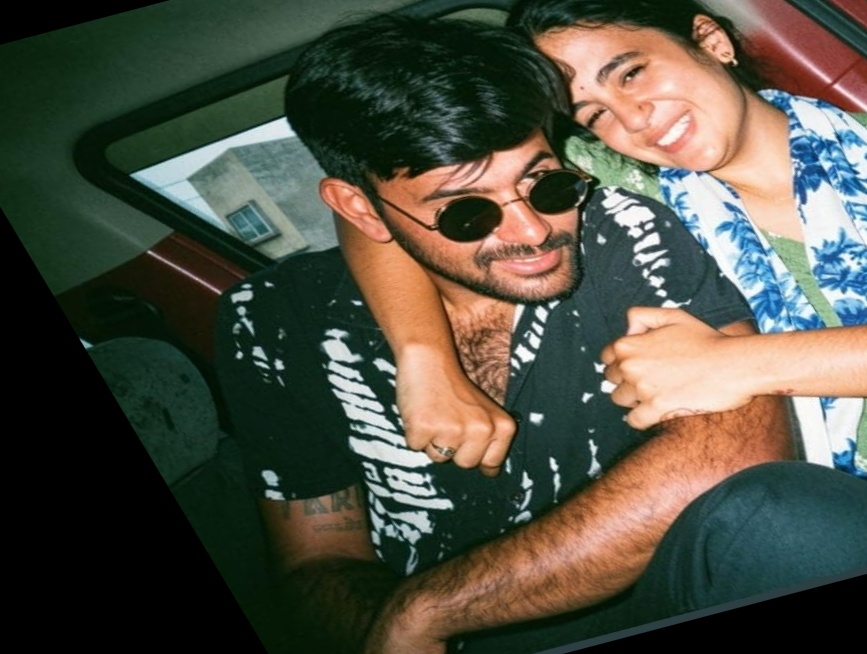
#> input picture LIST OF EXPERIMENTS/11TH/affine_image.jpg, 867 x 654 px
$ python affine_transformation.py
#> lines starting #> are read from the running program, lines starting #| are printed output that depends on the picture
import cv2
import tkinter as tk
from tkinter import filedialog
import os
import numpy as np


# 11th experiment folder path
save_folder = r"C:\Users\DELL\OneDrive\Desktop\my work\python learning\11th experiment"


# Select image
root = tk.Tk()
root.withdraw()

image_path = filedialog.askopenfilename(
    title="Select an Image",
    filetypes=[("Image Files", "*.jpg *.jpeg *.png")]
)
#> the answer given: affine_image.jpg


# Read image
image = cv2.imread(image_path)
#> image is the input picture: shape (654, 867, 3); mean B, G, R 66.5, 79.2, 79.7

if image is None:
    print("Image not found")
    exit()


# Get image size
rows, cols = image.shape[:2]
#> rows = 654; cols = 867


# -------- Select three points from original image --------

points1 = np.float32([
    [50, 50],
    [200, 50],
    [50, 200]
])


# -------- Destination points --------

points2 = np.float32([
    [10, 100],
    [200, 50],
    [100, 250]
])


# Create affine transformation matrix

matrix = cv2.getAffineTransform(
    points1,
    points2
)


# Apply transformation

affine_image = cv2.warpAffine(
    image,
    matrix,
    (cols, rows)
)
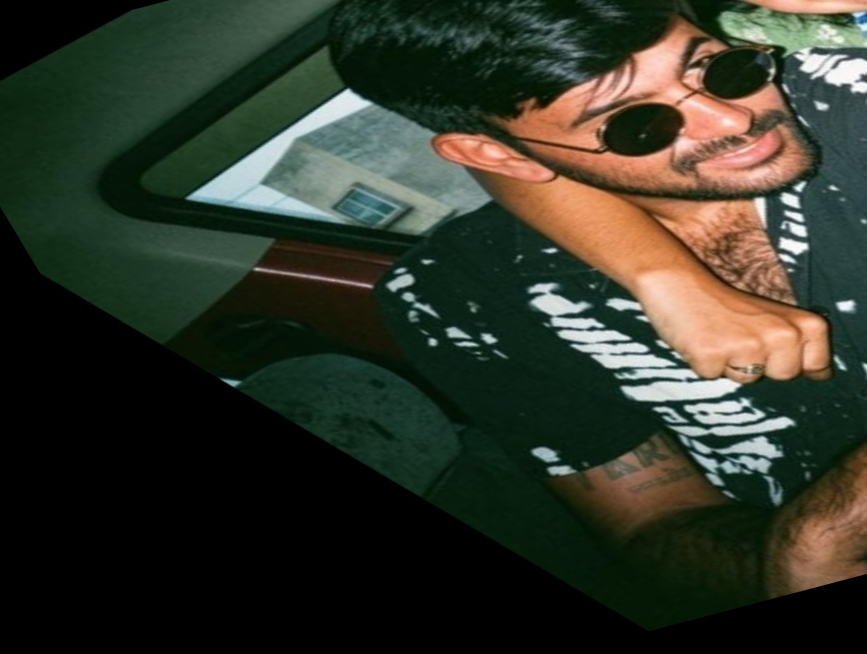
#> affine_image: shape (654, 867, 3); mean B, G, R 40.7, 52.9, 49.1


# Display images

cv2.imshow("Original Image", image)

cv2.imshow(
    "Affine Transformed Image",
    affine_image
)


# Save output

cv2.imwrite(
    os.path.join(save_folder, "affine_image.jpg"),
    affine_image
)


print("Affine Transformation completed!")
print("Image saved in 11th experiment folder")


cv2.waitKey(0)
cv2.destroyAllWindows()
